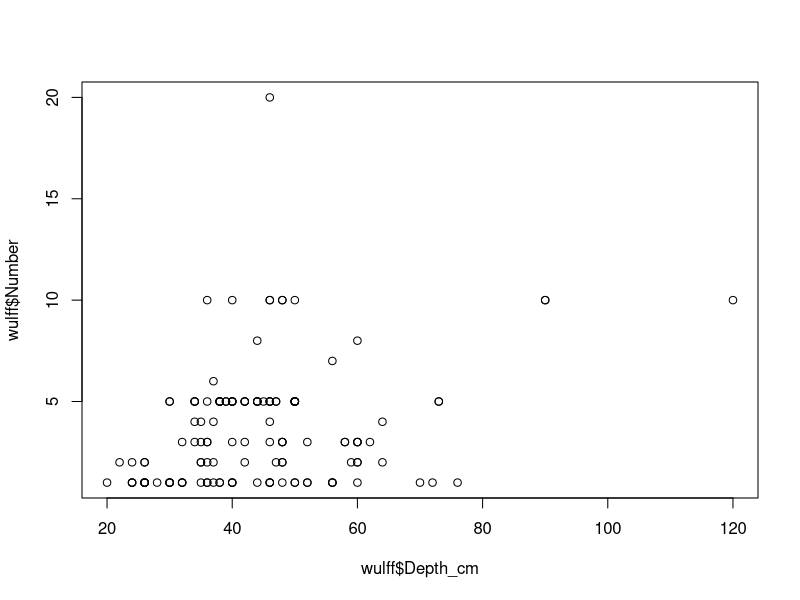
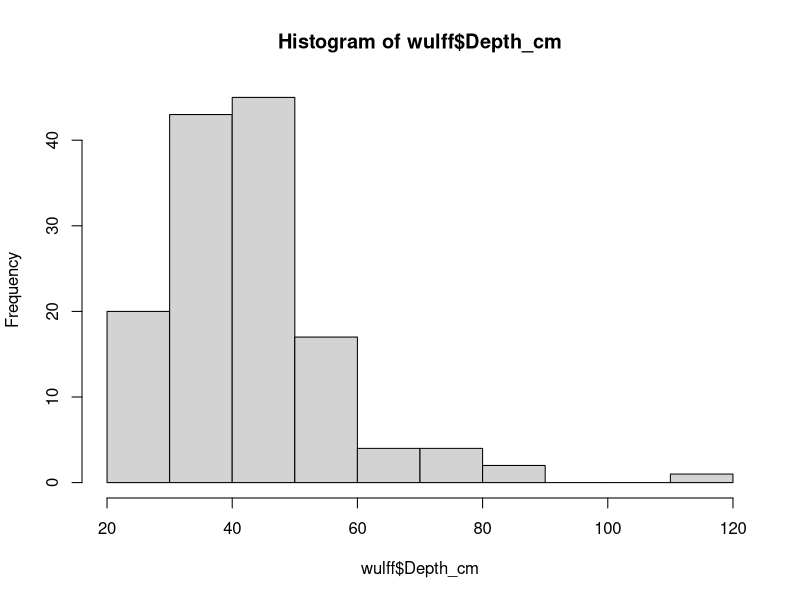
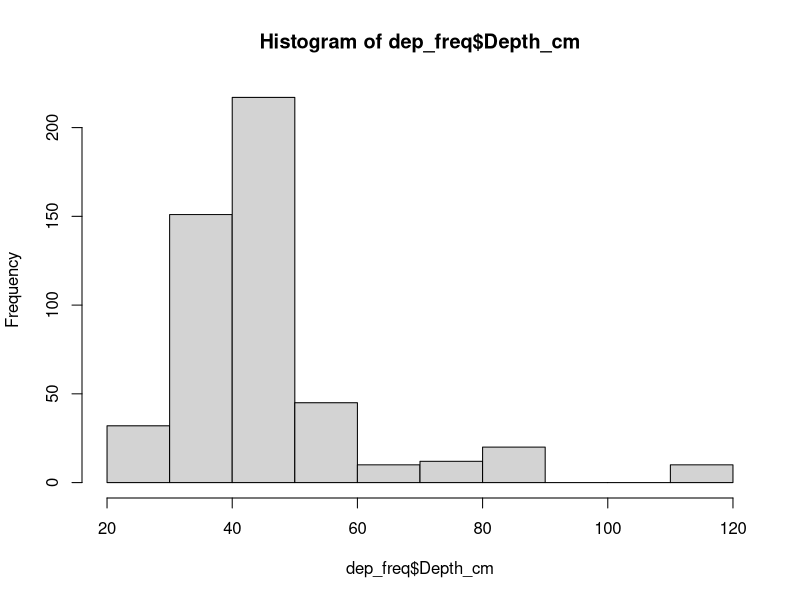
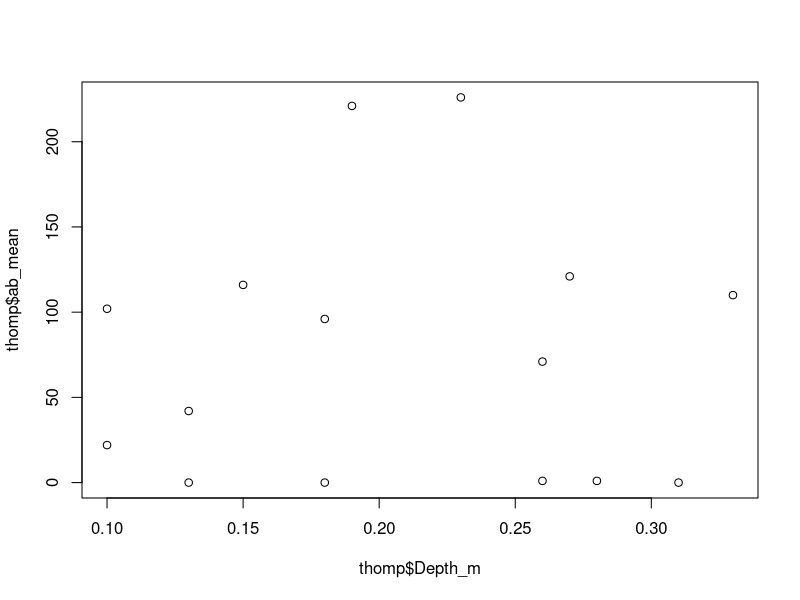
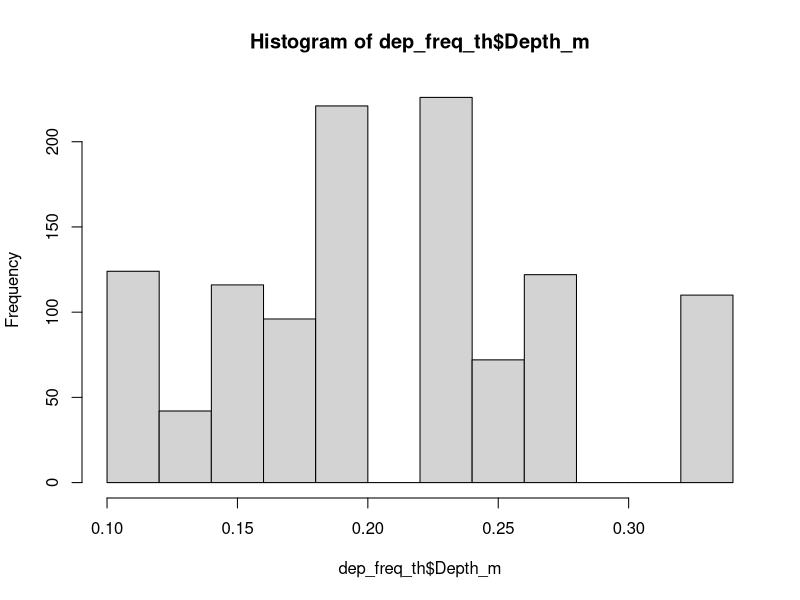

The R script that drew these images, in order: (Note: this script raises an error after producing the figures.)
## finding thrsholds 

## temperature

##### temperature

setwd("/Users/katieirving/Documents/git/flow_eco_mech")

envicraft <- read.csv("output_data/00_Envicraft_2010_Temp_abundance.csv")
sawa <- read.csv("output_data/00_SAWA_2014_env_hab_abundance.csv")
saiki <- read.csv("input_data/Saiki_2000_temp_life_stage.csv")

envicraft
sawa <- sawa[, c(2,3,13, 15)]
sawa
names(saiki)
colnames(saiki)[6:13] <- c("Fish", "SL", "TL", "Weight", "Sex", "Life_stage", "Spawning", "Temp")
dim(saiki)
sum(is.na(saiki)) # 87
saiki <- na.omit(saiki)

## general - <22c
## can survive 38c

# h.	0 – 80mm : 0+ yrs., SL 81 – 120mm : 1+ yrs, and SL 121mm+ : 2+ yrs. (sawa 2014, saiki 2000)

range(sawa$Temp)
# 18.0 28.3 - backed up by others e.g. less than 30 degrees
# min 15.9 degrees - envicraft
# saiki may have some for life stage
range(saiki$Temp)
## 6.93 29.24


# breeding - 22-25 (SMEA)
# adults - <28
# fry/eggs - 18-24
# juvenile - 15-22 (to avoid warmth) Feeney and Swift
# survival - <30
# 
# breeding - 0 (<15 >28), 1 (15-18, 26-27), 2 (22-25)
# fry/eggs - 0 (<10 >30), 1 (10-17, 25-30), 2 (18-24)
# juvenile - 0 (<5 >28), 1 (5-14, 23-28), 2 (15-22)
# adults - 0 (>28), 1 (22-28), 2 (<22)


### depth ##################

# adult
# upload data
# smea_2003 <- read.csv("output_data/00_SMEA_depth_adult_2003.csv")
# smea_2004 <- read.csv("output_data/00_SMEA_depth_adult_2004.csv")
smea <- read.csv("output_data/00_SMEA_depth_adult.csv")
wulff <- read.csv("output_data/00_Wulff_depth_abundance.csv")
thomp <- read.csv("output_data/00_Thompson_all_data_clean.csv") # bottom velocity

wulff
thomp
smea
smea$Depth
smea$Depth
range(wulff$Depth_cm) # adult 20 - 120cm
plot(wulff$Number~wulff$Depth_cm)
?lm
lm(wulff$Number~wulff$Depth_cm)
hist(wulff$Depth_cm)
quantile(wulff$Depth_cm)
# 0%    25%    50%    75%   100% 
# 20.00  35.75  43.00  50.00 120.00 
names(wulff)
ab_depth <- wulff[,c(9,10)]

library(tidyverse)
ab_depth
sum(ab_depth$Number)

dep_freq <- ab_depth %>% 
  uncount(Number)
str(dep_freq)

hist(dep_freq$Depth_cm)
quantile(dep_freq$Depth_cm)
# 0%  25%  50%  75% 100% 
# 20   38   46   50  120 


names(thomp)
range(thomp$Depth_m) # 0.10 0.33
plot(thomp$ab_mean~thomp$Depth_m)

ab_depth_th <- thomp[,6:7]
ab_depth_th
dep_freq_th <- ab_depth_th %>%
  uncount(ab_mean)
dep_freq_th
hist(dep_freq_th$Depth_m)
quantile(dep_freq_th$Depth_m)

# 0%  25%  50%  75% 100% 
# 0.10 0.18 0.19 0.26 0.33 

smea_ab_03 <- read.csv("output_data/00_SMEA_adult_depth_2003_abundance.csv")
smea_ab_04 <- read.csv("output_data/00_SMEA_adult_depth_2004_abundance.csv")

smea_ab_03

smea_ab <- cbind(smea_ab_04[,c(2,6,7)], smea_ab_03[,c(2,9)])
smea_ab$all_sites_2004 <-  smea_ab[,2] + smea_ab[,3]
smea_ab$abundance <- smea_ab$all_sites_ab + smea_ab$all_sites_2004

ab_depth_sm <- smea_ab[-16, c(4,7)]
dep_freq_sm <- ab_depth_sm %>% 
  uncount(abundance)
dep_freq_sm 
plot(dep_freq_sm$Depth)
quantile(dep_freq_sm$Depth) ## over 30 used more



# brown <- read.csv("output_data/00_Brown_2000_abundance_env_vars.csv") # p/a data perhaps not reliable/useful

## juveniles 

# 25-45 cm


# larvae

# 5-10